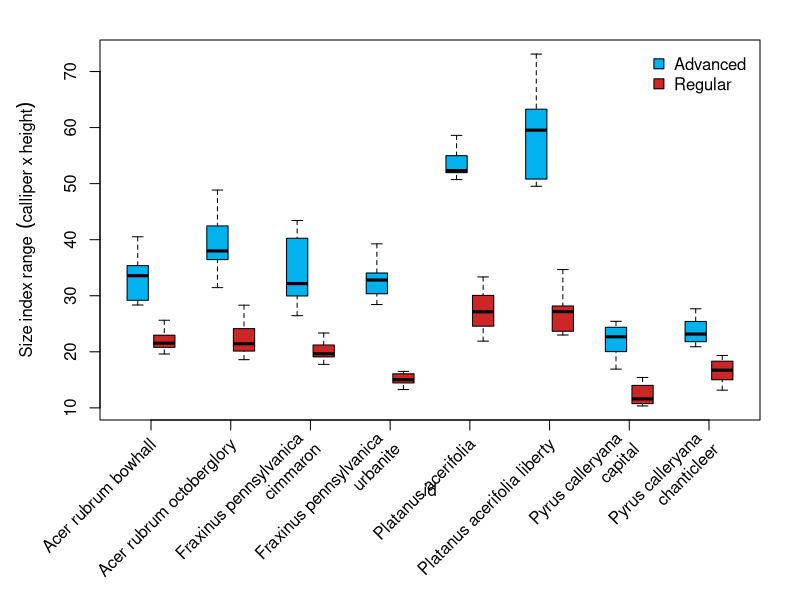
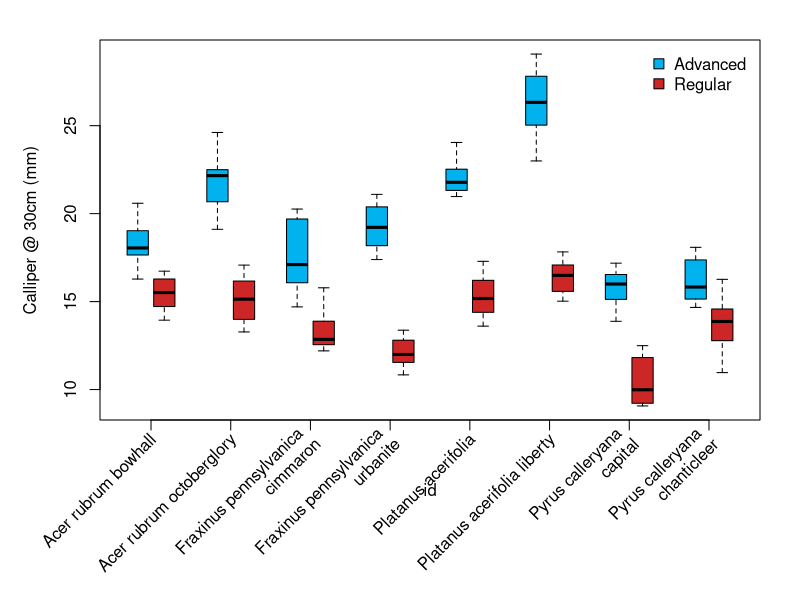
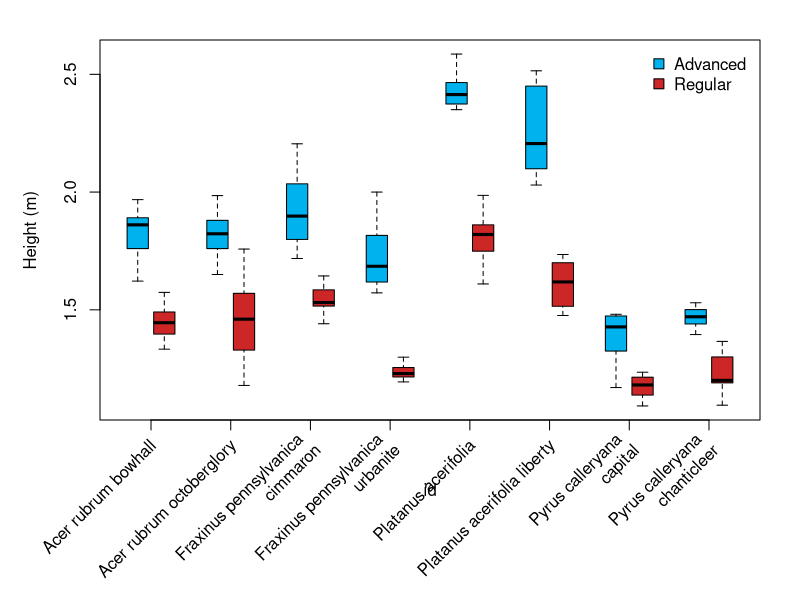
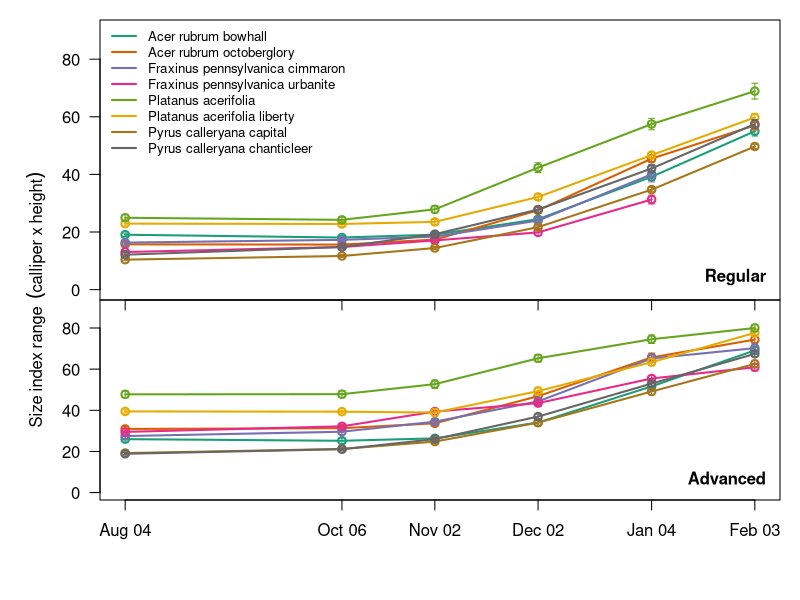
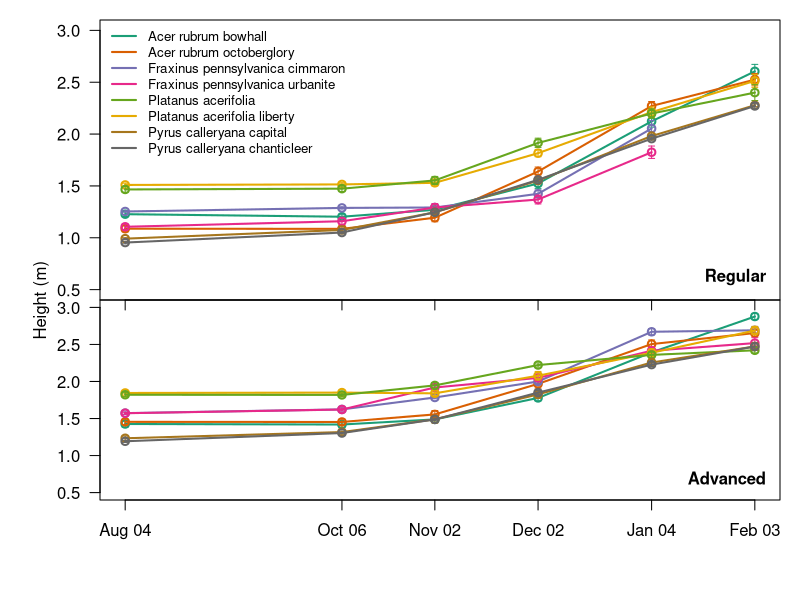
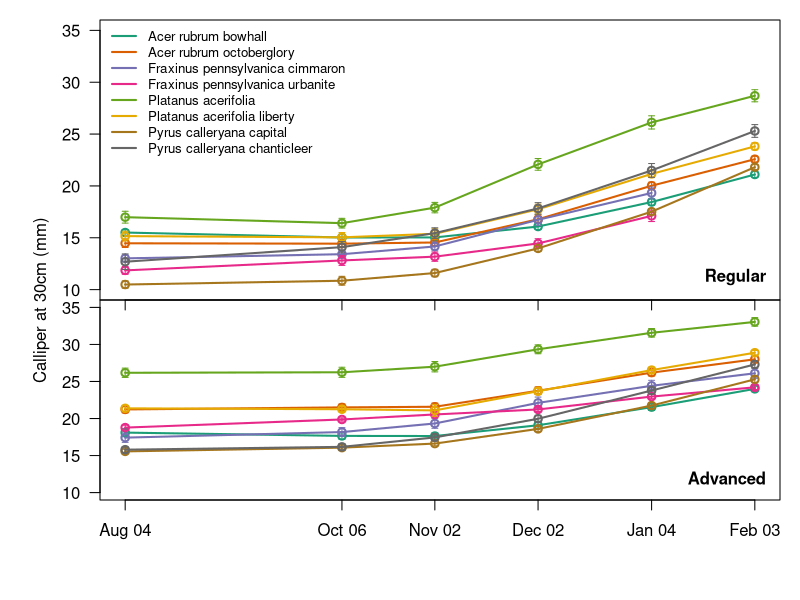

These charts were generated, in order, by the following R code:
## ---- chunk 1
library(knitr)
opts_knit$set(root.dir = '../')
## ---- chunk 2
se <- function(x) sd(x)/sqrt(length(x))
#load and formate bareroot data
bareroot2 <- read.csv("bareroot/bareroot_clean.csv")
    
# split pre and post planting data 
pre_br <- bareroot2[bareroot2$date == "2016-06-27",]
    
bareroot3 <- bareroot2[! bareroot2$date == "2016-06-27",]
bareroot3$unique_id <- with(bareroot3, paste(species, grade, sep="-"))

bareroot_agg <- doBy::summaryBy(height_m+calliper+sizeindex ~ date+grade+unique_id+genus_species+variety+species,
                          data=bareroot3, FUN=c(mean, se))
  bareroot_agg$species <- as.factor(bareroot_agg$species)
  bareroot_agg$date <- as.Date(bareroot_agg$date)
  
speclab2 <- c("Acer rubrum bowhall","Acer rubrum octoberglory","Fraxinus pennsylvanica cimmaron",
                "Fraxinus pennsylvanica urbanite","Platanus acerifolia","Platanus acerifolia liberty",
                "Pyrus calleryana capital","Pyrus calleryana chanticleer")  
## ---- chunk 3
pre_br_agg <- doBy::summaryBy(height_m+calliper+sizeindex ~ date+species+grade, data=pre_br, FUN=c(mean, se))
silab <- expression(Size~index~range~~(calliper~x~height))
gradecols <- c("deepskyblue2", "firebrick3")
speclab <- c("Acer rubrum bowhall","Acer rubrum octoberglory","Fraxinus pennsylvanica \ncimmaron",
             "Fraxinus pennsylvanica \nurbanite","Platanus acerifolia","Platanus acerifolia liberty",
             "Pyrus calleryana \ncapital","Pyrus calleryana \nchanticleer")
pre_br_sort <- plyr::arrange(pre_br, species)
pre_br_sort$id <- with(pre_br_sort, paste(species, grade, sep="-"))
## ---- chunk 4
par(mar=c(9,5,2,2))
boxplot(sizeindex ~ id, data = pre_br_sort,col=gradecols, xaxt='n',  ylab=silab,
        at=c(1,2, 4,5, 7,8, 10,11, 13,14, 16,17, 19, 20, 22,23), outline=FALSE)
axis(1, at=c(1.5, 4.5, 7.5, 10.5, 13.5, 16.5, 19.5, 22.5), labels=FALSE)
legend("topright", c("Advanced", "Regular"), pch=22, pt.bg=gradecols, inset=.01, bty='n', pt.cex=1.5)
text(c(2,5,8,11,14,17,20,23), par("usr")[3]-4,  srt=45,labels=speclab,xpd=TRUE, pos=2)

#Calliper
par(mar=c(9,5,2,2))
boxplot(calliper ~ id, data = pre_br_sort,col=gradecols, xaxt='n',  ylab="Calliper @ 30cm (mm)",
        at=c(1,2, 4,5, 7,8, 10,11, 13,14, 16,17, 19, 20, 22,23), outline=FALSE)
axis(1, at=c(1.5, 4.5, 7.5, 10.5, 13.5, 16.5, 19.5, 22.5), labels=FALSE)
legend("topright", c("Advanced", "Regular"), pch=22, pt.bg=gradecols, inset=.01, bty='n', pt.cex=1.5)
text(c(2,5,8,11,14,17,20,23), par("usr")[3]-1,  srt=45,labels=speclab,xpd=TRUE, pos=2)

#Height
par(mar=c(9,5,2,2))
boxplot(height_m ~ id, data = pre_br_sort,col=gradecols, xaxt='n',  ylab="Height (m)",
        at=c(1,2, 4,5, 7,8, 10,11, 13,14, 16,17, 19, 20, 22,23), outline=FALSE)
axis(1, at=c(1.5, 4.5, 7.5, 10.5, 13.5, 16.5, 19.5, 22.5), labels=FALSE)
legend("topright", c("Advanced", "Regular"), pch=22, pt.bg=gradecols, inset=.01, bty='n', pt.cex=1.5)
text(c(2,5,8,11,14,17,20,23), par("usr")[3]-.1,  srt=45,labels=speclab,xpd=TRUE, pos=2)


## ---- chunk 5
mypal <- RColorBrewer::brewer.pal(8, "Dark2")
palette(mypal)

reg <- bareroot_agg[bareroot_agg$grade=="regular",]
adv <- bareroot_agg[bareroot_agg$grade=="advanced",]
xAT <- unique(reg$date)

# Size Index --------------------------------------------------------------
par(las=1,mgp=c(3.5,1,0),mfrow=c(2,1), mar=c(0,5,1,1))   
#plot regular trees
plot(sizeindex.mean~date, data=reg, ylab="", xaxt='n',xlab="", type='n', ylim=c(0,90))
axis.Date(1, at=xAT, labels=FALSE)

ids <- unique(reg$unique_id)
for(id in ids){
  points(sizeindex.mean ~ date, data=reg, lwd=2, 
         subset=unique_id==id, type='o', col=mypal[as.factor(species)])

with(reg[reg$unique_id==id,], arrows(date, sizeindex.mean, date, sizeindex.mean+sizeindex.se,
                                     angle=90,length=0.03, cex=2,col=mypal[species]))

with(reg[reg$unique_id==id,], arrows(date, sizeindex.mean, date, sizeindex.mean-sizeindex.se,
                                     angle=90,length=0.03, cex=2,col=mypal[species]))
}
legend("bottomright", expression(bold("Regular")), inset=.01, bty='n')
mtext(silab,2,line=-2.5, outer = TRUE, at=.5, las=0)
legend("topleft", legend = speclab2, lty=1,lwd=2, col=palette(),bty='n', cex=.8)
#advanced
par(mar=c(5,5,0,1))
plot(sizeindex.mean~date, data=adv, ylab="", xaxt='n',xlab="", type='n', ylim=c(0,90))
axis.Date(1, at=xAT)

ids <- unique(adv$unique_id)
for(id in ids){
  points(sizeindex.mean ~ date, data=adv, lwd=2, 
         subset=unique_id==id, type='o', col=mypal[as.factor(species)])
  
  with(adv[adv$unique_id==id,], arrows(date, sizeindex.mean, date, sizeindex.mean+sizeindex.se,
                                       angle=90,length=0.03, cex=2,col=mypal[species]))

  with(adv[adv$unique_id==id,], arrows(date, sizeindex.mean, date, sizeindex.mean-sizeindex.se,
                                       angle=90,length=0.03, cex=2,col=mypal[species]))
}
legend("bottomright", expression(bold("Advanced")), inset=.01, bty='n')

## ---- chunk 6
par(las=1,mgp=c(3.5,1,0),mfrow=c(2,1), mar=c(0,5,1,1))   
#plot regular trees
plot(height_m.mean~date, data=reg, ylab="", xaxt='n',xlab="", type='n', ylim=c(0.5,3))
axis.Date(1, at=xAT, labels=FALSE)

ids <- unique(reg$unique_id)
for(id in ids){
  points(height_m.mean ~ date, data=reg, lwd=2, 
         subset=unique_id==id, type='o', col=mypal[as.factor(species)])
  
  with(reg[reg$unique_id==id,], arrows(date, height_m.mean, date, height_m.mean+height_m.se, 
                                       angle=90,length=0.03, cex=2,col=mypal[species]))
  
  with(reg[reg$unique_id==id,], arrows(date, height_m.mean, date, height_m.mean-height_m.se, 
                                       angle=90,length=0.03, cex=2,col=mypal[species]))
}
legend("bottomright", expression(bold("Regular")), inset=.01, bty='n')
mtext("Height (m)",2,line=-2.5, outer = TRUE, at=.5, las=0)
legend("topleft", legend = speclab2, lty=1,lwd=2, col=palette(),bty='n', cex=.8)
#advanced
par(mar=c(5,5,0,1))
plot(height_m.mean~date, data=adv, ylab="", xaxt='n',xlab="", type='n', ylim=c(0.5,3))
axis.Date(1, at=xAT)

ids <- unique(adv$unique_id)
for(id in ids){
  points(height_m.mean ~ date, data=adv, lwd=2, 
         subset=unique_id==id, type='o', col=mypal[as.factor(species)])
  
  with(adv[adv$unique_id==id,], arrows(date, height_m.mean, date, height_m.mean+height_m.se, 
                                       angle=90,length=0.03, cex=2,col=mypal[species]))
  
  with(adv[adv$unique_id==id,], arrows(date, height_m.mean, date, height_m.mean-height_m.se, 
                                       angle=90,length=0.03, cex=2,col=mypal[species]))
}
legend("bottomright", expression(bold("Advanced")), inset=.01, bty='n')

## ---- chunk 7
par(las=1,mgp=c(3.5,1,0),mfrow=c(2,1), mar=c(0,5,1,1))   
#plot regular trees
plot(calliper.mean~date, data=reg, ylab="", xaxt='n',xlab="", type='n', ylim=c(10,35))
axis.Date(1, at=xAT, labels=FALSE)

ids <- unique(reg$unique_id)
for(id in ids){
  points(calliper.mean ~ date, data=reg, lwd=2, 
         subset=unique_id==id, type='o', col=mypal[as.factor(species)])
  
  with(reg[reg$unique_id==id,], arrows(date, calliper.mean, date, calliper.mean+calliper.se, 
                                       angle=90,length=0.03, cex=2,col=mypal[species]))
  
  with(reg[reg$unique_id==id,], arrows(date, calliper.mean, date, calliper.mean-calliper.se, 
                                       angle=90,length=0.03, cex=2,col=mypal[species]))
}
legend("bottomright", expression(bold("Regular")), inset=.01, bty='n')
mtext("Calliper at 30cm (mm)",2,line=-2.5, outer = TRUE, at=.5, las=0)
legend("topleft", legend = speclab2, lty=1,lwd=2, col=palette(),bty='n', cex=.8)
#advanced
par(mar=c(5,5,0,1))
plot(calliper.mean~date, data=adv, ylab="", xaxt='n',xlab="", type='n', ylim=c(10,35))
axis.Date(1, at=xAT)

ids <- unique(adv$unique_id)
for(id in ids){
  points(calliper.mean ~ date, data=adv, lwd=2, 
         subset=unique_id==id, type='o', col=mypal[as.factor(species)])
  
  with(adv[adv$unique_id==id,], arrows(date, calliper.mean, date, calliper.mean+calliper.se, 
                                       angle=90,length=0.03, cex=2,col=mypal[species]))
  
  with(adv[adv$unique_id==id,], arrows(date, calliper.mean, date, calliper.mean-calliper.se, 
                                       angle=90,length=0.03, cex=2,col=mypal[species]))
}
legend("bottomright", expression(bold("Advanced")), inset=.01, bty='n')

